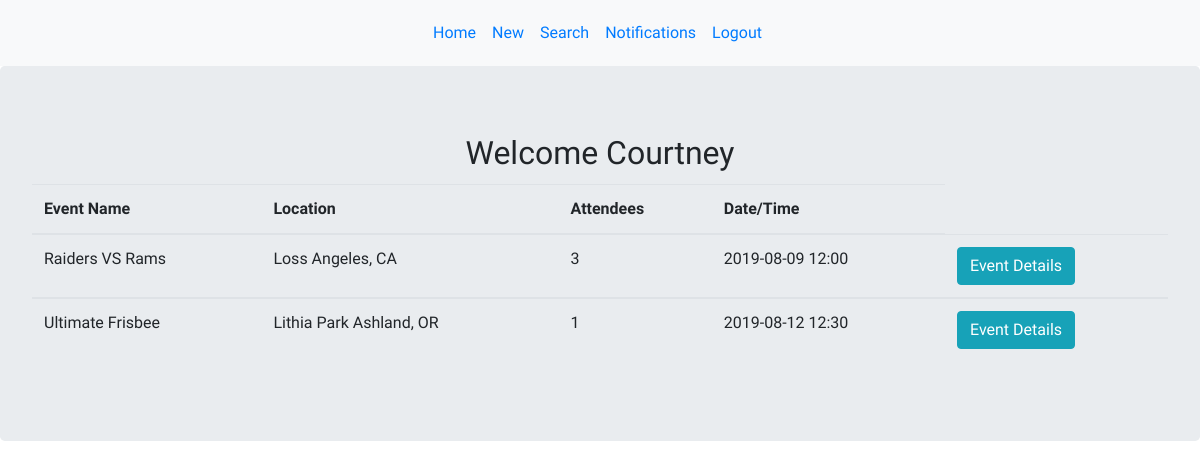
/homepage (signed in), run on the app's committed database.
### models.py (models this page shows)
class User(db.Model):
    __Tablename__ = "users"
    id = db.Column(db.Integer, primary_key=True)
    first_name = db.Column(db.String(100), nullable = False)
    last_name = db.Column(db.String(100), nullable = False)
    password = db.Column(db.String(200), unique = True, nullable = False)
    email = db.Column(db.String(100), unique = True, nullable = False)
    security_answer1 = db.Column(db.String(200))
    created_at = db.Column(db.DateTime, server_default=func.now())
    updated_at = db.Column(db.DateTime, server_default=func.now(), onupdate=func.now())
    users_that_attend_events = db.relationship('Event', lazy = 'dynamic', secondary = attendees_table)

class Event(db.Model):
    __Tablename__ = "events"
    id = db.Column(db.Integer, primary_key=True)
    event_title = db.Column(db.String(100))
    date = db.Column(db.String(8))
    time = db.Column(db.String(12))
    location = db.Column(db.String(100))
    information = db.Column(db.TEXT)
    creator_id = db.Column(db.Integer, db.ForeignKey("user.id"), nullable=False)
    author = db.relationship('User', foreign_keys=[creator_id], backref="user_messages", cascade="all")
    events_that_have_attendees = db.relationship('User', lazy = 'dynamic', secondary = attendees_table)

### controller_functions.py (the view)
def homepage():
    events = Event.query.all()
    user = User.query.get(session['uid'])
    user_events = user.users_that_attend_events.all()
    return render_template("user_home_page.html", all_events = events, all_events_of_user = user_events)

### templates/user_home_page.html (shortened to what this page needs)
<!DOCTYPE html>
<html lang="en">
<head>
    <link rel="stylesheet" href="{{ url_for('static', filename='main.css') }}">
    <link rel="stylesheet" href="https://maxcdn.bootstrapcdn.com/bootstrap/4.3.1/css/bootstrap.min.css">
</head>
<body>
    <nav class="navbar navbar-expand-sm bg-light justify-content-center">
        <ul class="navbar-nav">
            <li class="nav-item">
                <a class="nav-link" href="/homepage">Home</a>
            </li>
            <li class="nav-item">
                <a class="nav-link" href="/new">New</a>
            </li>
            <li class="nav-item">
                <a class="nav-link" href="/search">Search</a>
            </li>
            <li class="nav-item">
                <a class="nav-link" href="event">Notifications</a>
            </li>
            <li class="nav-item">
                <a class="nav-link" href="/logout">Logout</a>
            </li>
        </ul>
    </nav>
    <div class="jumbotron">
        <div class="d-flex justify-content-center">
            <h2>Welcome {{session['greetings']}} </h2>
        </div>
            <table class="table table-hover">
                <thead>
                        <tr>
                            <th> Event Name</th>
                            <th>Location</th>
                            <th>Attendees</th>
                            <th>Date/Time</th>
                        </tr>
                    </thead>
                    {% for user in all_events_of_user %}
                    <tbody>
                        <td> {{ user.event_title }} </td>
                        <td>{{ user.location }}</td>
                        <td>{{ user.events_that_have_attendees.count() }}</td>
                        <td>{{ user.date }} {{ user.time }}</td>
                        <form action="/event/{{ user.id  }}">
                        <td><input class="btn btn-info" type="submit" value="Event Details"></td>
                    </form>
                    </tbody>
                    {% endfor %}
            </table>
        </div>
</body>
</html>

### static/main.css (style rules this page uses)
h1, h4, h2 { font-family: 'Nanum Gothic Coding', monospace; padding: 4px; text-align: center; }
p, th, td, ul { font-family: 'Mali', cursive; padding: 5px; }

### data on the page
User: greetings "Courtney"
Event: event_title "Raiders VS Rams", location "Loss Angeles, CA", events_that_have_attendees.count "3", date "2019-08-09", time "12:00"
Event: event_title "Ultimate Frisbee", location "Lithia Park Ashland, OR", events_that_have_attendees.count "1", date "2019-08-12", time "12:30"
